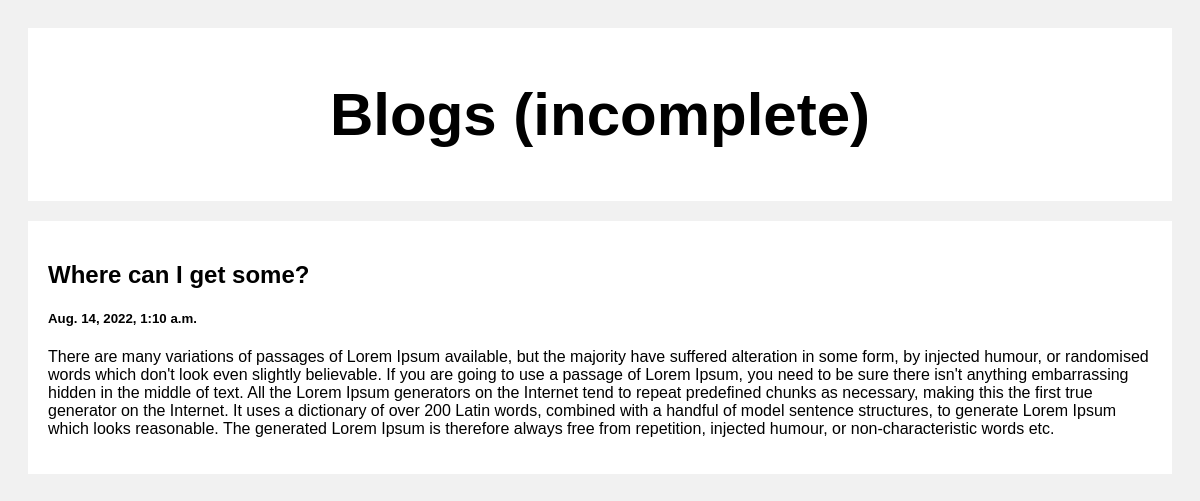
Screenshot of /post/2 with the database file from the repository.
### posts/models.py (models this page shows)
class Post(models.Model):
    title = models.CharField(max_length=100)
    body = models.CharField(max_length=1000000)
    created_at = models.DateTimeField(default=datetime.now, blank=True)

### posts/views.py (the view)
# urls.py: path('post/<str:pk>', views.post, name='post')
def post(request, pk):
    posts = Post.objects.get(id=pk)
    return render(request, 'posts.html', {'posts': posts})

### templates/posts.html (shortened to what this page needs)
<!DOCTYPE html>
<html>
<head>
</head>
<body>
<div class="header">
  <h2>Blogs (incomplete)</h2>
</div>
<div class="row">
  <div class="leftcolumn">
    <div class="card">
        <h2>{{posts.title}}</h2>
        <h5>{{posts.created_at}}</h5>
        <p>{{posts.body }}</p>
    </div>
  </div>
</div>
</body>
</html>

### templates/posts.html (style rules this page uses)
* { box-sizing: border-box; }
body { font-family: Arial; padding: 20px; background: #f1f1f1; }
.header { padding: 2px; font-size: 40px; text-align: center; background: white; }
.leftcolumn { float: left; width: 100%; }
.card { background-color: white; padding: 20px; margin-top: 20px; }
.row:after { content: ""; display: table; clear: both; }

### rows the page displays
Post: title "Where can I get some?", created_at "Aug. 14, 2022, 1:10 a.m.", body "There are many variations of passages of Lorem Ipsum available, but the majority have suffered alteration in some form, by injected humour, or randomised words which don't look even slightly believable. If you are going to use a passage of Lorem Ipsum, you need to be sure there isn't anything embarrassing hidden in the middle of text. All the Lorem Ipsum generators on the Internet tend to repeat predefined chunks as necessary, making this the first true generator on the Internet. It uses a dictionary of over 200 Latin words, combined with a handful of model sentence structures, to generate Lorem Ipsum which looks reasonable. The generated Lorem Ipsum is therefore always free from…"
